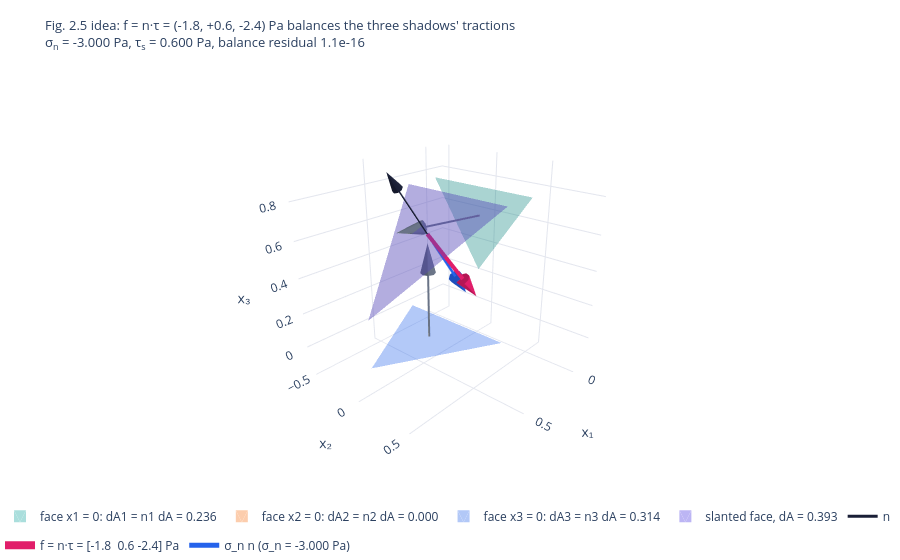

The notebook cell saved with this chart:
### Code cell
from scripts.ch02_fig2_5_tetrahedron import tetrahedron_figure   # drawing helper (P64): Fig. 2.5 as a force balance
fig = tetrahedron_figure(tau, n=[0.6, 0, 0.8])                   # coordinate faces with reversed arrows; slanted face with f = (−1.8, 0.6, −2.4) Pa
fig.show()                                                       # rotate

### Figure 1 — Plotly figure (JSON) as saved in the notebook; plotly's stock layout.template omitted (floating-point values rounded to 4 significant figures)
{"data": [{"color": "#0fa39c", "hoverinfo": "name", "i": [0], "j": [1], "k": [2], "name": "face x1 = 0: dA1 = n1 dA = 0.236", "opacity": 0.35, "showlegend": true, "type": "mesh3d", "x": [0.0, 0.0, 0.0], "y": [-3.368e-17, 0.4763, -0.4763], "z": [0.27, 0.765, 0.765]}, {"hoverinfo": "skip", "legendgroup": "−(row 1 of τ) on face x1 = 0", "line": {"color": "#697386", "width": 4}, "mode": "lines", "name": "−(row 1 of τ) on face x1 = 0", "showlegend": false, "type": "scatter3d", "x": [0.0, 0.385], "y": [1.85e-17, -0.1283], "z": [0.6, 0.6]}, {"anchor": "tail", "colorscale": [[0, "#697386"], [1, "#697386"]], "hoverinfo": "text", "hovertext": "traction on the x1 = 0 face: [ 3. -1. -0.] Pa", "legendgroup": "−(row 1 of τ) on face x1 = 0", "name": "−(row 1 of τ) on face x1 = 0", "showlegend": false, "showscale": false, "sizemode": "raw", "type": "cone", "u": [0.165], "v": [-0.055], "w": [-0.0], "x": [0.385], "y": [-0.1283], "z": [0.6]}, {"color": "#f97316", "hoverinfo": "name", "i": [0], "j": [1], "k": [2], "name": "face x2 = 0: dA2 = n2 dA = 0.000", "opacity": 0.35, "showlegend": true, "type": "mesh3d", "x": [0.89, 0.23, 0.23], "y": [0.0, 0.0, 0.0], "z": [0.27, 0.765, 0.765]}, {"color": "#2563eb", "hoverinfo": "name", "i": [0], "j": [1], "k": [2], "name": "face x3 = 0: dA3 = n3 dA = 0.314", "opacity": 0.35, "showlegend": true, "type": "mesh3d", "x": [0.89, 0.23, 0.23], "y": [-3.368e-17, 0.4763, -0.4763], "z": [0.0, 0.0, 0.0]}, {"hoverinfo": "skip", "legendgroup": "−(row 3 of τ) on face x3 = 0", "line": {"color": "#697386", "width": 4}, "mode": "lines", "name": "−(row 3 of τ) on face x3 = 0", "showlegend": false, "type": "scatter3d", "x": [0.45, 0.45], "y": [1.85e-17, 1.85e-17], "z": [0.0, 0.385]}, {"anchor": "tail", "colorscale": [[0, "#697386"], [1, "#697386"]], "hoverinfo": "text", "hovertext": "traction on the x3 = 0 face: [-0. -0.  3.] Pa", "legendgroup": "−(row 3 of τ) on face x3 = 0", "name": "−(row 3 of τ) on face x3 = 0", "showlegend": false, "showscale": false, "sizemode": "raw", "type": "cone", "u": [-0.0], "v": [-0.0], "w": [0.165], "x": [0.45], "y": [1.85e-17], "z": [0.385]}, {"color": "#6c5ce7", "hoverinfo": "name", "i": [0], "j": [1], "k": [2], "name": "slanted face, dA = 0.393", "opacity": 0.45, "showlegend": true, "type": "mesh3d", "x": [0.89, 0.23, 0.23], "y": [-3.368e-17, 0.4763, -0.4763], "z": [0.27, 0.765, 0.765]}, {"hoverinfo": "skip", "legendgroup": "n", "line": {"color": "#1a1f36", "width": 3}, "mode": "lines", "name": "n", "showlegend": true, "type": "scatter3d", "x": [0.45, 0.6525], "y": [1.85e-17, 1.85e-17], "z": [0.6, 0.87]}, {"anchor": "tail", "colorscale": [[0, "#1a1f36"], [1, "#1a1f36"]], "hoverinfo": "text", "hovertext": "n = [0.6 0.  0.8]", "legendgroup": "n", "name": "n", "showlegend": false, "showscale": false, "sizemode": "raw", "type": "cone", "u": [0.0675], "v": [0.0], "w": [0.09], "x": [0.6525], "y": [1.85e-17], "z": [0.87]}, {"hoverinfo": "skip", "legendgroup": "f = n·τ = [-1.8  0.6 -2.4] Pa", "line": {"color": "#e11d6a", "width": 8}, "mode": "lines", "name": "f = n·τ = [-1.8  0.6 -2.4] Pa", "showlegend": true, "type": "scatter3d", "x": [0.45, 0.219], "y": [1.85e-17, 0.077], "z": [0.6, 0.292]}, {"anchor": "tail", "colorscale": [[0, "#e11d6a"], [1, "#e11d6a"]], "hoverinfo": "text", "hovertext": "f_i = τ_ji n_j = [-1.8  0.6 -2.4] Pa", "legendgroup": "f = n·τ = [-1.8  0.6 -2.4] Pa", "name": "f = n·τ = [-1.8  0.6 -2.4] Pa", "showlegend": false, "showscale": false, "sizemode": "raw", "type": "cone", "u": [-0.099], "v": [0.033], "w": [-0.132], "x": [0.219], "y": [0.077], "z": [0.292]}, {"hoverinfo": "skip", "legendgroup": "σ_n n (σ_n = -3.000 Pa)", "line": {"color": "#2563eb", "width": 5}, "mode": "lines", "name": "σ_n n (σ_n = -3.000 Pa)", "showlegend": true, "type": "scatter3d", "x": [0.45, 0.219], "y": [1.85e-17, 1.85e-17], "z": [0.6, 0.292]}, {"anchor": "tail", "colorscale": [[0, "#2563eb"], [1, "#2563eb"]], "hoverinfo": "text", "hovertext": "normal part σ_n = -3.0000 Pa", "legendgroup": "σ_n n (σ_n = -3.000 Pa)", "name": "σ_n n (σ_n = -3.000 Pa)", "showlegend": false, "showscale": false, "sizemode": "raw", "type": "cone", "u": [-0.099], "v": [-0.0], "w": [-0.132], "x": [0.219], "y": [1.85e-17], "z": [0.292]}], "layout": {"height": 560, "legend": {"orientation": "h", "y": -0.02}, "margin": {"b": 0, "l": 0, "r": 0, "t": 60}, "paper_bgcolor": "white", "scene": {"aspectmode": "cube", "camera": {"eye": {"x": 1.7, "y": 1.5, "z": 1.0}}, "xaxis": {"gridcolor": "#e3e6ee", "range": [-0.15, 0.99], "showbackground": false, "title": {"text": "x₁"}, "zerolinecolor": "#e3e6ee"}, "yaxis": {"gridcolor": "#e3e6ee", "range": [-0.5763, 0.9345], "showbackground": false, "title": {"text": "x₂"}, "zerolinecolor": "#e3e6ee"}, "zaxis": {"gridcolor": "#e3e6ee", "range": [-0.15, 0.9345], "showbackground": false, "title": {"text": "x₃"}, "zerolinecolor": "#e3e6ee"}}, "title": {"font": {"size": 13}, "text": "Fig. 2.5 idea: f = n·τ = (-1.8, +0.6, -2.4) Pa balances the three shadows' tractions<br>σ<sub>n</sub> = -3.000 Pa, τ<sub>s</sub> = 0.600 Pa, balance residual 1.1e-16"}}}
